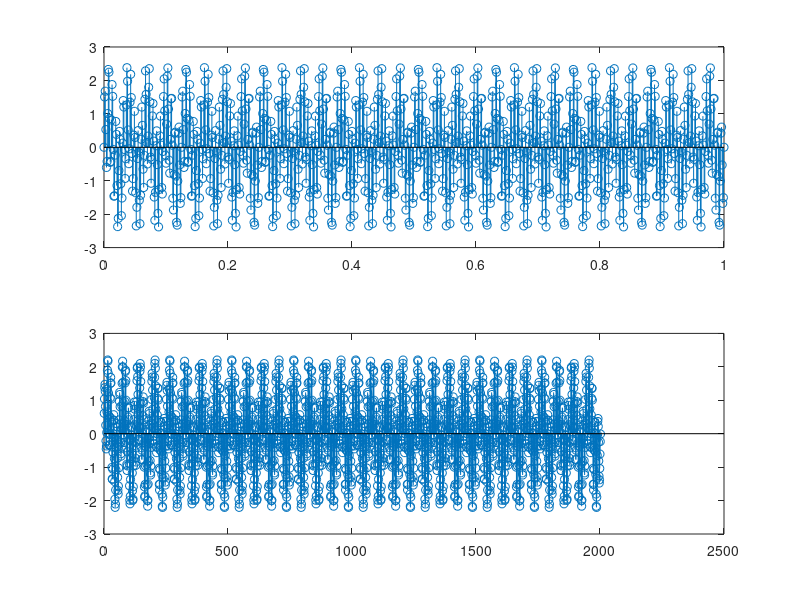

The MATLAB source for this figure:
n = 0:0.001:1;
xn = sin(2*pi*32*n)+1.5*sin(8*pi*42*n);
yn = interp(xn,2);

subplot(2,1,1);
stem(n,xn);

subplot(2,1,2);
stem(1:length(yn),yn);